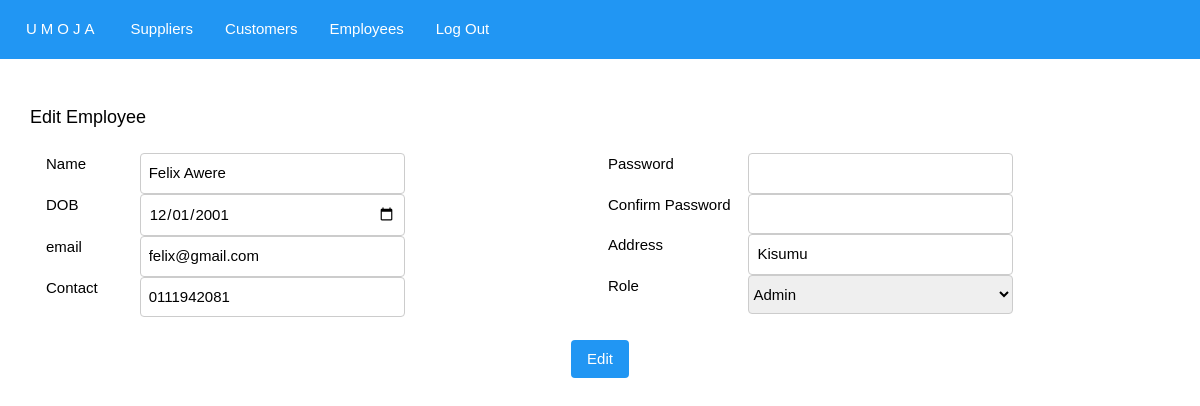
Screenshot of /editemployee.php?id=1 (signed in) with the database file from the repository.
### tables this page shows
CREATE TABLE `employees` (
  `id` int unsigned NOT NULL AUTO_INCREMENT,
  `name` varchar(50) NOT NULL,
  `email` varchar(50) NOT NULL,
  `contact` varchar(50) NOT NULL,
  `role` varchar(10) NOT NULL,
  `address` varchar(50) NOT NULL,
  `dob` date NOT NULL,
  `password` varchar(255) NOT NULL,
  `date_registered` datetime DEFAULT CURRENT_TIMESTAMP,
  PRIMARY KEY (`id`)
);

### api/crud.php (called while the page is built, shortened)
<?php
class Crud
{
    public $conn;
    public function __construct(string $server, string $user, string $password, string $database)
    {
        $this->conn = new mysqli($server, $user, $password, $database);
    }
    public function fetch_data($sql)
    {
        $result = $this->conn->query($sql);
        $array = array();
        while ($row = $result->fetch_assoc()) {
            $array[] = $row;
        }
        return $array;
    }
}
?>

### editemployee.php (the view, shortened to what this page needs)
<!DOCTYPE html>
<html lang="en">
<head>
    <link rel="stylesheet" type="text/css" href="./css/w3.css" />
    <link rel="stylesheet" type="text/css" href="./css/style.css" />
</head>
<body>
    <div class="w3-bar w3-blue">
        <a href="./index.php" class="w3-bar-item w3-wide">UMOJA</a>
        <a href="./suppliers.php" class="w3-bar-item ">Suppliers</a>
        <a href="./customers.php" class="w3-bar-item ">Customers</a>
        <a href="./employees.php" class="w3-bar-item ">Employees</a>
        <a href="./logout.php" class="w3-bar-item ">Log Out</a>
    </div>
    <div class="w3-auto">
        <?php
        require "./api/crud.php";
        $crud = new Crud("localhost", "root", "Felabs@6986", "umoja");
        $fetch = $crud->fetch_data("SELECT * FROM employees WHERE id = '" . $_GET['id'] . "'");
        foreach ($fetch as $row) {
            $r = $row;
        }
        ?>
        <br><br>
        <span class="w3-large">Edit Employee</span><br><br>
        <form id="frmEmployee">
            <div class="w3-row-padding">
                <div class="w3-col m6">
                    <div class="w3-row-padding w3-stretch">
                        <div class="w3-col l2">Name</div>
                        <div class="w3-col l6"><input type="text" name="empName" value="<?php echo $r['name']; ?>" id="empName" class="w3-input w3-border w3-round"></div>
                    </div>
                    <div class="w3-row-padding w3-stretch">
                        <div class="w3-col l2">DOB</div>
                        <div class="w3-col l6"><input type="date" name="empDob" value="<?php echo $r['dob']; ?>" id="empDob" class="w3-input w3-border w3-round"></div>
                    </div>
                    <div class="w3-row-padding w3-stretch">
                        <div class="w3-col l2">email</div>
                        <div class="w3-col l6"><input type="text" name="empEmail" value="<?php echo $r['email']; ?>" id="empEmail" class="w3-input w3-border w3-round"></div>
                    </div>
                    <div class="w3-row-padding w3-stretch">
                        <div class="w3-col l2">Contact</div>
                        <div class="w3-col l6"><input type="text" name="empContact" value="<?php echo $r['contact']; ?>" id="empContact" class="w3-input w3-border w3-round"></div>
                    </div>
                </div>
                <div class="w3-col m6">
                    <div class="w3-row-padding w3-stretch">
                        <div class="w3-col l3">Password</div>
                        <div class="w3-col l6"><input type="password" name="empPassword" id="empPassword" class="w3-input w3-border w3-round"></div>
                    </div>
                    <div class="w3-row-padding w3-stretch">
                        <div class="w3-col l3">Confirm Password</div>
                        <div class="w3-col l6"><input type="password" name="empConfirmPassword" id="empConfirmPassword" class="w3-input w3-border w3-round"></div>
                    </div>
                    <div class="w3-row-padding w3-stretch">
                        <div class="w3-col l3">Address</div>
                        <div class="w3-col l6"><input type="text" name="empAddress" value="<?php echo $r['address']; ?>" id="empAddress" class="w3-input w3-border w3-round"></div>
                    </div>
                    <div class="w3-row-padding w3-stretch">
                        <div class="w3-col l3">Role</div>
                        <div class="w3-col l6"><select name="empRole" id="empRole" class="w3-select w3-border w3-round">
                                <option value="admin">Admin</option>
                            </select></div>
                    </div>
                </div>
            </div><br>
            <div class="w3-center">
                <button type="button" onclick="editEmployee()" class="w3-button w3-blue w3-round">Edit</button>
            </div>
        </form>
        <br>
        <br>
    </div>
</body>
</html>

### css/w3.css (style rules this page uses)
html { box-sizing:border-box }
*,*:before,*:after { box-sizing:inherit }
html { -ms-text-size-adjust:100%;-webkit-text-size-adjust:100% }
body { margin:0 }
a { background-color:transparent }
button,input,select,textarea,optgroup { font:inherit;margin:0 }
button,input { overflow:visible }
button,select { text-transform:none }
button,[type=button],[type=reset],[type=submit] { -webkit-appearance:button }
html,body { font-family:Verdana,sans-serif;font-size:15px;line-height:1.5 }
html { overflow-x:hidden }
.w3-wide { letter-spacing:4px }
a { color:inherit }
.w3-btn,.w3-button { border:none;display:inline-block;padding:8px 16px;vertical-align:middle;overflow:hidden;text-decoration:none;color:inherit;background-color:inherit;text-align:center;cursor:pointer;white-space:nowrap }
.w3-btn,.w3-button { -webkit-touch-callout:none;-webkit-user-select:none;-khtml-user-select:none;-moz-user-select:none;-ms-user-select:none;user-select:none }
.w3-input { padding:8px;display:block;border:none;border-bottom:1px solid #ccc;width:100% }
.w3-select { padding:9px 0;width:100%;border:none;border-bottom:1px solid #ccc }
.w3-bar { width:100%;overflow:hidden }
.w3-bar .w3-bar-item { padding:8px 16px;float:left;width:auto;border:none;display:block;outline:0 }
.w3-container:after,.w3-container:before,.w3-panel:after,.w3-panel:before,.w3-row:after,.w3-row:before,.w3-row-padding:after,.w3-row-padding:before, .w3-cell-row:before,.w3-cell-row:after,.w3-clear:after,.w3-clear:before,.w3-bar:before,.w3-bar:after { content:"";display:table;clear:both }
.w3-col,.w3-half,.w3-third,.w3-twothird,.w3-threequarter,.w3-quarter { float:left;width:100% }
@media (min-width:601px) { .w3-col.m6,.w3-half { width:49.99999% } }
@media (min-width:993px) { .w3-col.l2 { width:16.66666% } }
@media (min-width:993px) { .w3-col.l3 { width:24.99999% } }
@media (min-width:993px) { .w3-col.l6 { width:49.99999% } }
.w3-stretch { margin-left:-16px;margin-right:-16px }
.w3-content,.w3-auto { margin-left:auto;margin-right:auto }
.w3-auto { max-width:1140px }
@media (max-width:1205px) { .w3-auto { max-width:95% } }
.w3-round,.w3-round-medium { border-radius:4px }
.w3-row-padding,.w3-row-padding>.w3-half,.w3-row-padding>.w3-third,.w3-row-padding>.w3-twothird,.w3-row-padding>.w3-threequarter,.w3-row-padding>.w3-quarter,.w3-row-padding>.w3-col { padding:0 8px }
.w3-large { font-size:18px!important }
.w3-center { text-align:center!important }
.w3-border { border:1px solid #ccc!important }
.w3-blue,.w3-hover-blue:hover { color:#fff!important;background-color:#2196F3!important }

### css/style.css (style rules this page uses)
.w3-bar { padding: 10px; }
.w3-bar-item { text-decoration: none; transition: 0.2s; }

### rows the page displays
employees: empName "Felix Awere", empDob "12/01/2001", empEmail "felix@gmail.com", empContact "0111942081", empAddress "Kisumu"
